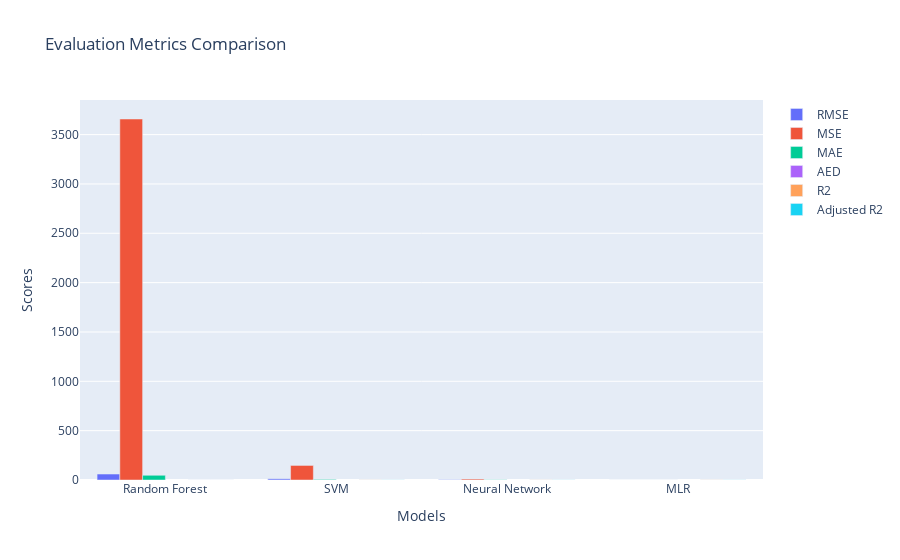

This figure's notebook cell:
### Code cell
# Evaluation metric labels
metric_labels = ['RMSE', 'MSE', 'MAE', 'AED', 'R2', 'Adjusted R2']

# Calculate evaluation metrics using cross-validation for each model
metrics = {
    'RMSE': lambda y_true, y_pred: np.sqrt(mean_squared_error(y_true, y_pred)),
    'MSE': mean_squared_error,
    'MAE': mean_absolute_error,
    'AED': lambda y_true, y_pred: np.abs(np.mean(y_true) - y_pred),
    'R2': r2_score,
    'Adjusted R2': lambda y_true, y_pred: 1 - ((1 - r2_score(y_true, y_pred)) * (len(y_true) - 1) / (len(y_true) - X_train.shape[1] - 1))
}

model_names = ['Random Forest', 'SVM', 'Neural Network', 'MLR']

models = {
    'Random Forest': best_model_random_forest,
    'SVM': best_model_svm,
    'Neural Network': best_model_neural_network,
    'MLR': best_model_mlr
}

metric_scores = {metric: [] for metric in metric_labels}

for model_name in model_names:
    model = models[model_name]
    y_pred = cross_val_predict(model, X_train, y_train, cv=5)
    for metric in metric_labels:
        metric_scores[metric].append(metrics[metric](y_train, y_pred))

# Plotting the bar chart
fig = go.Figure()

for metric in metric_labels:
    fig.add_trace(go.Bar(
        x=model_names,
        y=metric_scores[metric],
        name=metric
    ))

# Updating the layout
fig.update_layout(
    title='Evaluation Metrics Comparison',
    xaxis_title='Models',
    yaxis_title='Scores',
    barmode='group'
)

# Display the plot
fig.show()

### Figure 1 — Plotly figure (JSON) as saved in the notebook; plotly's stock layout.template omitted (floating-point values rounded to 4 significant figures; data arrays with more than 128 entries replaced by an {"elided": "..."} marker saying what was removed)
{"data": [{"name": "RMSE", "type": "bar", "x": ["Random Forest", "SVM", "Neural Network", "MLR"], "y": [60.48, 12.14, 3.099, 4.841e-14]}, {"name": "MSE", "type": "bar", "x": ["Random Forest", "SVM", "Neural Network", "MLR"], "y": [3658.0, 147.4, 9.603, 2.343e-27]}, {"name": "MAE", "type": "bar", "x": ["Random Forest", "SVM", "Neural Network", "MLR"], "y": [47.88, 5.897, 2.353, 3.468e-14]}, {"name": "AED", "type": "bar", "x": ["Random Forest", "SVM", "Neural Network", "MLR"], "y": {"elided": "4x800 float values"}}, {"name": "R2", "type": "bar", "x": ["Random Forest", "SVM", "Neural Network", "MLR"], "y": [0.15, 0.9657, 0.9978, 1]}, {"name": "Adjusted R2", "type": "bar", "x": ["Random Forest", "SVM", "Neural Network", "MLR"], "y": [0.1447, 0.9655, 0.9978, 1]}], "layout": {"barmode": "group", "title": {"text": "Evaluation Metrics Comparison"}, "xaxis": {"title": {"text": "Models"}}, "yaxis": {"title": {"text": "Scores"}}}}
